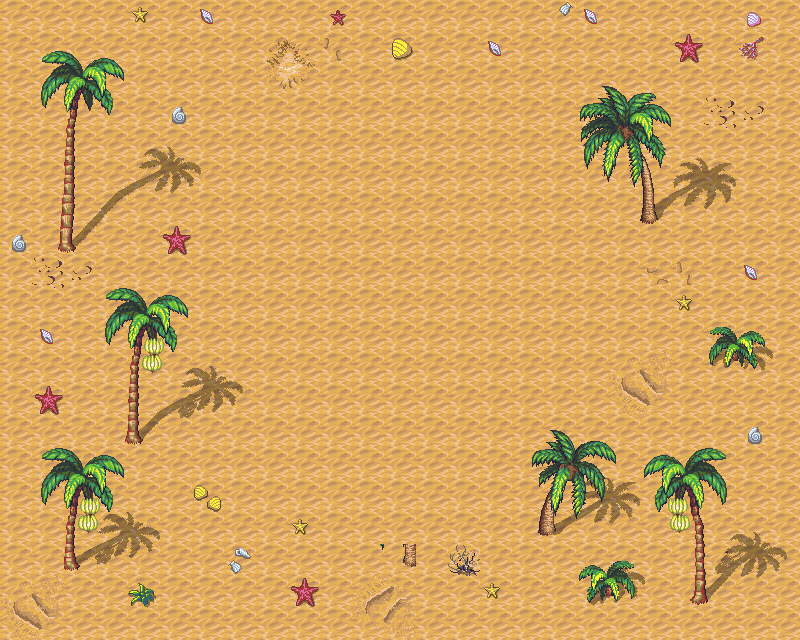

This game map was drawn from its Tiled (.tmx) file and the tilesets committed beside it. A one-line description and the full map source follow:
An orthogonal 25x20 tile map with 32x32 px tiles, 2 tile layers (back, front).

<map version="1.4" tiledversion="1.4.2" orientation="orthogonal" renderorder="right-down" width="25" height="20" tilewidth="32" tileheight="32" infinite="0" nextlayerid="3" nextobjectid="1">
 <editorsettings>
  <export target="ArkanoidPlayero.json" format="json" />
 </editorsettings>
 <tileset firstgid="1" name="Beach" tilewidth="32" tileheight="32" tilecount="1024" columns="32">
  <image source="ZRPGBeach.png" width="1024" height="1024" />
 </tileset>
 <layer id="1" name="back" width="25" height="20">
  <data encoding="csv">
871,871,871,871,871,871,871,871,871,871,871,871,871,871,871,871,871,871,871,871,871,871,871,871,871,
871,871,871,871,871,871,871,871,871,871,871,871,871,871,871,871,871,871,871,871,871,871,871,871,871,
871,871,871,871,871,871,871,871,871,871,871,871,871,871,871,871,871,871,871,871,871,871,871,871,871,
871,871,871,871,871,871,871,871,871,871,871,871,871,871,871,871,871,871,871,871,871,871,871,871,871,
871,871,871,871,871,871,871,871,871,871,871,871,871,871,871,871,871,871,871,871,871,871,871,871,871,
871,871,871,871,871,871,871,871,871,871,871,871,871,871,871,871,871,871,871,871,871,871,871,871,871,
871,871,871,871,871,871,871,871,871,871,871,871,871,871,871,871,871,871,871,871,871,871,871,871,871,
871,871,871,871,871,871,871,871,871,871,871,871,871,871,871,871,871,871,871,871,871,871,871,871,871,
871,871,871,871,871,871,871,871,871,871,871,871,871,871,871,871,871,871,871,871,871,871,871,871,871,
871,871,871,871,871,871,871,871,871,871,871,871,871,871,871,871,871,871,871,871,871,871,871,871,871,
871,871,871,871,871,871,871,871,871,871,871,871,871,871,871,871,871,871,871,871,871,871,871,871,871,
871,871,871,871,871,871,871,871,871,871,871,871,871,871,871,871,871,871,871,871,871,871,871,871,871,
871,871,871,871,871,871,871,871,871,871,871,871,871,871,871,871,871,871,871,871,871,871,871,871,871,
871,871,871,871,871,871,871,871,871,871,871,871,871,871,871,871,871,871,871,871,871,871,871,871,871,
871,871,871,871,871,871,871,871,871,871,871,871,871,871,871,871,871,871,871,871,871,871,871,871,871,
871,871,871,871,871,871,871,871,871,871,871,871,871,871,871,871,871,871,871,871,871,871,871,871,871,
871,871,871,871,871,871,871,871,871,871,871,871,871,871,871,871,871,871,871,871,871,871,871,871,871,
871,871,871,871,871,871,871,871,871,871,871,871,871,871,871,871,871,871,871,871,871,871,871,871,871,
871,871,871,871,871,871,871,871,871,871,871,871,871,871,871,871,871,871,871,871,871,871,871,871,871,
871,871,871,871,871,871,871,871,871,871,871,871,871,871,871,871,871,871,871,871,871,871,871,871,871
</data>
 </layer>
 <layer id="2" name="front" width="25" height="20">
  <data encoding="csv">
0,0,0,0,70,0,5,0,517,518,67,0,0,0,0,0,0,4,5,0,0,0,0,37,0,
0,475,476,477,0,0,0,0,549,550,983,0,3,0,0,5,0,0,0,0,0,2,0,69,0,
0,507,508,509,0,0,0,0,581,582,0,0,0,0,0,0,0,0,824,825,826,827,828,0,0,
0,539,540,541,0,97,0,0,0,0,0,0,0,0,0,0,0,0,856,857,858,859,868,869,0,
0,571,572,573,574,575,576,0,0,0,0,0,0,0,0,0,0,0,888,889,890,891,892,0,0,
0,603,604,605,606,607,608,0,0,0,0,0,0,0,0,0,0,0,920,921,922,923,924,0,0,
0,635,636,637,638,639,640,0,0,0,0,0,0,0,0,0,0,0,952,953,954,955,956,0,0,
97,667,668,669,670,2,672,0,0,0,0,0,0,0,0,0,0,0,984,985,986,987,988,0,0,
0,868,869,0,0,0,0,0,0,0,0,0,0,0,0,0,0,0,0,0,1014,1015,1016,5,0,
0,0,0,188,189,190,191,192,0,0,0,0,0,0,0,0,0,0,0,0,0,70,0,0,0,
0,5,0,220,221,222,223,224,0,0,0,0,0,0,0,0,0,0,0,946,947,144,145,146,147,
0,0,0,252,253,254,255,256,0,0,0,0,0,0,0,0,0,0,0,978,979,176,177,178,179,
0,2,0,284,285,286,287,288,0,0,0,0,0,0,0,0,0,0,0,1010,1011,0,0,0,0,
0,0,0,316,317,318,319,320,0,0,0,0,0,0,0,0,722,723,724,725,0,0,0,97,0,
0,348,349,350,351,352,0,0,0,0,0,0,0,0,0,0,754,755,756,757,183,184,185,186,187,
0,380,381,382,383,384,35,0,0,0,0,0,0,0,0,0,786,787,788,789,215,216,217,218,219,
0,412,413,414,415,416,0,0,0,70,0,0,0,0,0,0,818,819,820,821,247,248,249,250,251,
946,947,445,446,447,448,0,36,0,0,0,948,949,0,7,0,0,0,148,149,150,280,281,282,283,
978,979,0,0,750,0,0,0,0,2,0,980,981,0,0,70,0,0,180,181,182,312,313,314,315,
1010,1011,0,0,0,0,0,0,0,0,0,1012,1013,0,0,0,0,0,0,0,0,0,0,0,0
</data>
 </layer>
</map>
